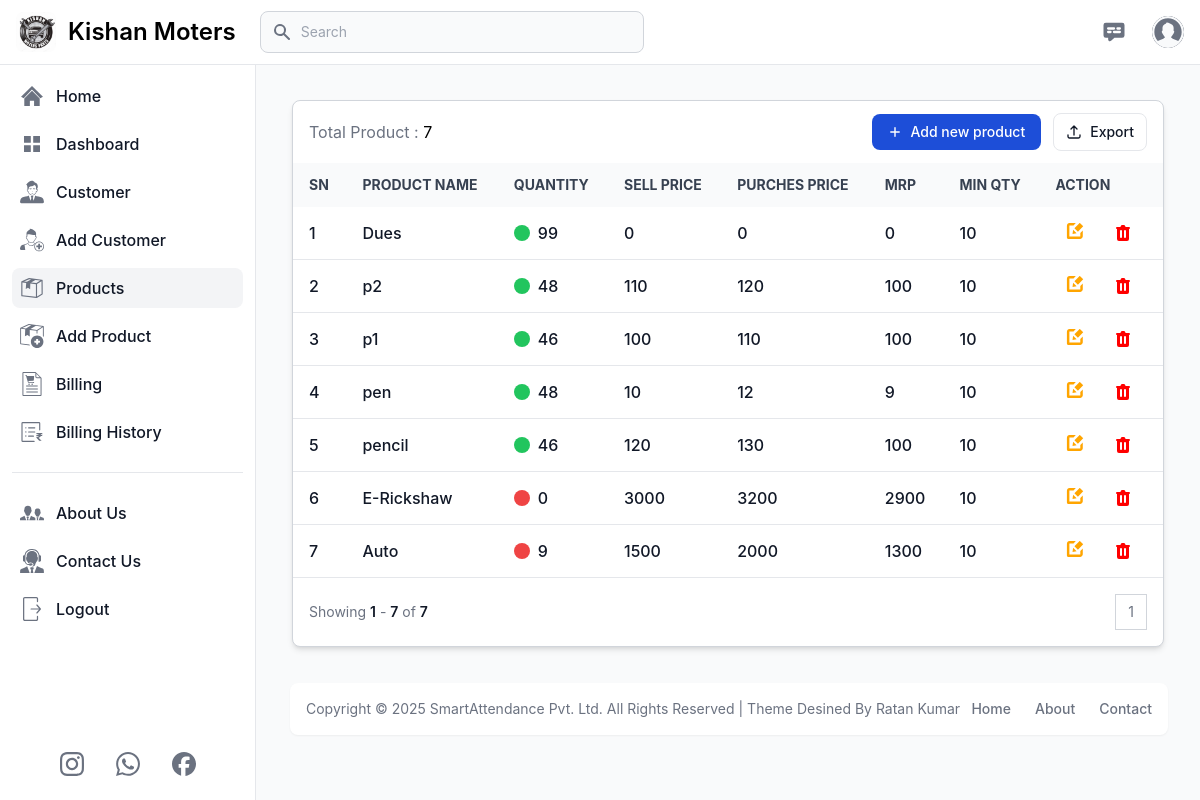
The page /products (signed in) on the database its author committed.
### app.py (models this page shows, shortened)
class Products(db.Model):
    prod_id = db.Column(db.Integer, primary_key=True)
    user_id = db.Column(db.Integer, db.ForeignKey('user.id'), nullable=False)
    prod_name = db.Column(db.String(100), nullable=False)
    prod_quantity = db.Column(db.Integer, nullable=False)
    prod_sell_price = db.Column(db.Integer, nullable=False)
    prod_mrp = db.Column(db.Integer, nullable=False)
    prod_buy_price = db.Column(db.Integer, nullable=False)
    prod_min_quantity = db.Column(db.Integer, nullable=False)

### app.py (the view)
@app.route('/products', methods=['GET', 'POST'])
def products():
    if 'email' in session:
        user = User.query.filter_by(email=session['email']).first()
        messages = Contact_us.query.order_by(Contact_us.id.desc()).all()
        page = request.args.get('page', 1, type=int)
        products = Products.query.filter(Products.user_id == user.id).order_by(Products.prod_id.desc()).paginate(page=page, per_page=10)
        total_product = Products.query.filter(Products.user_id == user.id).count()
        return render_template('product.html', title='Products', current_page='products',
                               user=user, products=products, total_product=total_product, min=min, enumerate=enumerate, messages=messages)
    else:
        flash('You need to login first.', 'error')
        return redirect('/login')

### templates/product.html (shortened to what this page needs)
{% extends 'layout.html' %}
{% block content %}
<main class="p-4 md:ml-64 h-auto pt-20">
    <div class="m-2 md:m-5 max-w-screen-2xl">
        <div class="relative overflow-hidden bg-white dark:bg-gray-800 rounded-lg shadow-md border border-gray-300 dark:border-gray-700">
            <div
                class="flex flex-col px-4 py-3 space-y-3 lg:flex-row lg:items-center lg:justify-between lg:space-y-0 lg:space-x-4">
                <div class="flex items-center flex-1 space-x-4">
                    <h5>
                        <span class="text-gray-500">Total Product : </span>
                        <span class="dark:text-white">{{total_product}}</span>
                    </h5>
                </div>
                <div
                    class="flex flex-col flex-shrink-0 space-y-3 md:flex-row md:items-center lg:justify-end md:space-y-0 md:space-x-3">
                    <a href="/add_product">
                        <button type="button"
                            class="flex items-center justify-center px-4 py-2 text-sm font-medium text-white rounded-lg bg-primary-700 hover:bg-primary-800 focus:ring-4 focus:ring-primary-300 dark:bg-primary-600 dark:hover:bg-primary-700 focus:outline-none dark:focus:ring-primary-800">
                            <svg class="h-3.5 w-3.5 mr-2" fill="currentColor" viewbox="0 0 20 20" xmlns="http://www.w3.org/2000/svg"
                                aria-hidden="true">
                                <path clip-rule="evenodd" fill-rule="evenodd"
                                    d="M10 3a1 1 0 011 1v5h5a1 1 0 110 2h-5v5a1 1 0 11-2 0v-5H4a1 1 0 110-2h5V4a1 1 0 011-1z" />
                            </svg>
                            Add new product
                        </button>
                    </a>
                    <a href="/download_excel">
                        <button type="button"
                            class="flex items-center justify-center flex-shrink-0 px-3 py-2 text-sm font-medium text-gray-900 bg-white border border-gray-200 rounded-lg focus:outline-none hover:bg-gray-100 hover:text-primary-700 focus:z-10 focus:ring-4 focus:ring-gray-200 dark:focus:ring-gray-700 dark:bg-gray-800 dark:text-gray-400 dark:border-gray-600 dark:hover:text-white dark:hover:bg-gray-700">
                            <svg class="w-4 h-4 mr-2" xmlns="http://www.w3.org/2000/svg" fill="none" viewbox="0 0 24 24" stroke-width="2"
                                stroke="currentColor" aria-hidden="true">
                                <path stroke-linecap="round" stroke-linejoin="round"
                                    d="M3 16.5v2.25A2.25 2.25 0 005.25 21h13.5A2.25 2.25 0 0021 18.75V16.5m-13.5-9L12 3m0 0l4.5 4.5M12 3v13.5" />
                            </svg>
                            Export
                        </button>
                    </a>
                </div>
            </div>
            <div class="overflow-x-auto">
                <table class="w-full text-sm text-left text-gray-500 dark:text-gray-400">
                    <thead
                        class="text-xs md:text-sm text-gray-700 uppercase bg-gray-50 dark:bg-gray-700 dark:text-gray-400">
                        <tr>
                            <th scope="col" class="px-4 py-3 whitespace-nowrap">SN</th>
                            <th scope="col" class="px-4 py-3 whitespace-nowrap">Product Name</th>
                            <th scope="col" class="px-4 py-3 whitespace-nowrap">Quantity</th>
                            <th scope="col" class="px-4 py-3 whitespace-nowrap">Sell Price</th>
                            <th scope="col" class="px-4 py-3 whitespace-nowrap">Purches Price</th>
                            <th scope="col" class="px-4 py-3 whitespace-nowrap">MRP</th>
                            <th scope="col" class="px-4 py-3 whitespace-nowrap">Min Qty</th>
                            <th scope="col" class="px-4 py-3 whitespace-nowrap">Action</th>
                        </tr>
                    </thead>
                    <tbody>
                        {% if products.items %}
                            {% for index, product in enumerate(products.items, start=(products.page - 1) * products.per_page + 1) %}
                            <tr class="border-b text-base dark:border-gray-600 hover:bg-gray-100 dark:hover:bg-gray-700">
                                <td class="px-4 py-2 font-medium text-gray-900 whitespace-nowrap dark:text-white">
                                    <div class="flex items-center">
                                        {{ index}}
                                    </div>
                                </td>
                                <th scope="row"
                                    class="px-4 py-2 font-medium text-gray-900 whitespace-nowrap dark:text-white">
                                    <div class="flex items-center">
                                        {{product.prod_name}}
                                    </div>
                                </th>
                                <td class="px-4 py-2 font-medium text-gray-900 whitespace-nowrap dark:text-white">
                                    <div class="flex items-center">
                                        <div class="inline-block w-4 h-4 mr-2 {%if product.prod_quantity>product.prod_min_quantity%} bg-green-500 {% else %} bg-red-500 {% endif %} rounded-full"></div>
                                        {{product.prod_quantity}}
                                    </div>
                                </td>
                                <td class="px-4 py-2 font-medium text-gray-900 whitespace-nowrap dark:text-white">
                                    <div class="flex items-center">
                                        {{product.prod_sell_price}}
                                    </div>
                                </td>
                                <td class="px-4 py-2 font-medium text-gray-900 whitespace-nowrap dark:text-white">
                                    <div class="flex items-center">
                                        {{product.prod_mrp}}
                                    </div>
                                </td>
                                <td class="px-4 py-2 font-medium text-gray-900 whitespace-nowrap dark:text-white">
                                    <div class="flex items-center">
                                        {{product.prod_buy_price}}
                                    </div>
                                </td>
                                <td class="px-4 py-2 font-medium text-gray-900 whitespace-nowrap dark:text-white">
                                    <div class="flex items-center">
                                        {{product.prod_min_quantity}}
                                    </div>
                                </td>
                                <td class="px-4 py-2 font-medium text-gray-900 whitespace-nowrap dark:text-white flex">
                                    <div class="mr-2 p-2 hover:bg-slate-800 hover:rounded-md">
                                        <a href="{{ url_for('edit_product', prod_id=product.prod_id)}}">
                                            <button class="flex justify-center items-center">
                                            </button>
                                        </a>
                                    </div>
                                    <div class="flex justify-center p-2 hover:bg-slate-800 hover:rounded-md">
                                        <button  id="deleteButton-{{ product.prod_id }}" data-modal-target="deleteModal-{{ product.prod_id }}"
                                            data-modal-toggle="deleteModal-{{ product.prod_id }}">
                                        </button>
                                    </div>
                                </td>
                            </tr>
                            {% endfor %}
                        {% else %}
                            <tr>
                                <td colspan="8" class="text-center p-5">No Product Found.</td>
                            </tr>
                        {% endif %}
                    </tbody>
                </table>
            </div>
            <nav class="flex flex-col items-start justify-between p-4 space-y-3 md:flex-row md:items-center md:space-y-0"
                aria-label="Table navigation">
                <span class="text-sm font-normal text-gray-500 dark:text-gray-400">
                    Showing
                    <span class="font-semibold text-gray-900 dark:text-white">{{ products.page * products.per_page - products.per_page + 1 }}</span>
                    -
                    <span class="font-semibold text-gray-900 dark:text-white">{{ min(products.page * products.per_page, total_product) }}</span>
                    of
                    <span class="font-semibold text-gray-900 dark:text-white">{{ total_product }}</span>
                </span>
                <ul class="inline-flex items-stretch -space-x-px">
                    {% for num in products.iter_pages(left_edge=1, right_edge=1, left_current=2, right_current=2) %}
                        {% if num %}
                            <li>
                                <a href="#"
                                    class="flex items-center justify-center px-3 py-2 text-sm leading-tight text-gray-500 bg-white border border-gray-300 hover:bg-gray-100 hover:text-gray-700 dark:bg-gray-800 dark:border-gray-700 dark:text-gray-400 dark:hover:bg-gray-700 dark:hover:text-white">{{ num }}</a>
                            </li>
                        {% else %}
                            <li>
                                <a href="#"
                                    class="flex items-center justify-center px-3 py-2 text-sm leading-tight text-gray-500 bg-white border border-gray-300 hover:bg-gray-100 hover:text-gray-700 dark:bg-gray-800 dark:border-gray-700 dark:text-gray-400 dark:hover:bg-gray-700 dark:hover:text-white">...</a>
                            </li>
                        {% endif %}
                    {% endfor %}
                </ul>
            </nav>
        </div>
    </div>
</main>
{% endblock %}

### rows shown on the page
Products: user "1", prod_name "Dues", prod_quantity "99", prod_sell_price "0", prod_mrp "0", prod_buy_price "0", prod_min_quantity "10"
Products: index "2", prod_name "p2", prod_quantity "48", prod_sell_price "110", prod_mrp "120", prod_buy_price "100", prod_min_quantity "10"
Products: index "3", prod_name "p1", prod_quantity "46", prod_sell_price "100", prod_mrp "110", prod_buy_price "100", prod_min_quantity "10"
Products: index "4", prod_name "pen", prod_quantity "48", prod_sell_price "10", prod_mrp "12", prod_buy_price "9", prod_min_quantity "10"
Products: index "5", prod_name "pencil", prod_quantity "46", prod_sell_price "120", prod_mrp "130", prod_buy_price "100", prod_min_quantity "10"
Products: index "6", prod_name "E-Rickshaw", prod_quantity "0", prod_sell_price "3000", prod_mrp "3200", prod_buy_price "2900", prod_min_quantity "10"
Products: index "7", prod_name "Auto", prod_quantity "9", prod_sell_price "1500", prod_mrp "2000", prod_buy_price "1300", prod_min_quantity "10"

### other values the page prints
{{ total_product }} "7"
{{ products.page * products.per_page - products.per_page + 1 }} "1"
{{ min(products.page * products.per_page, total_product) }} "7"
{{ num }} "1"
